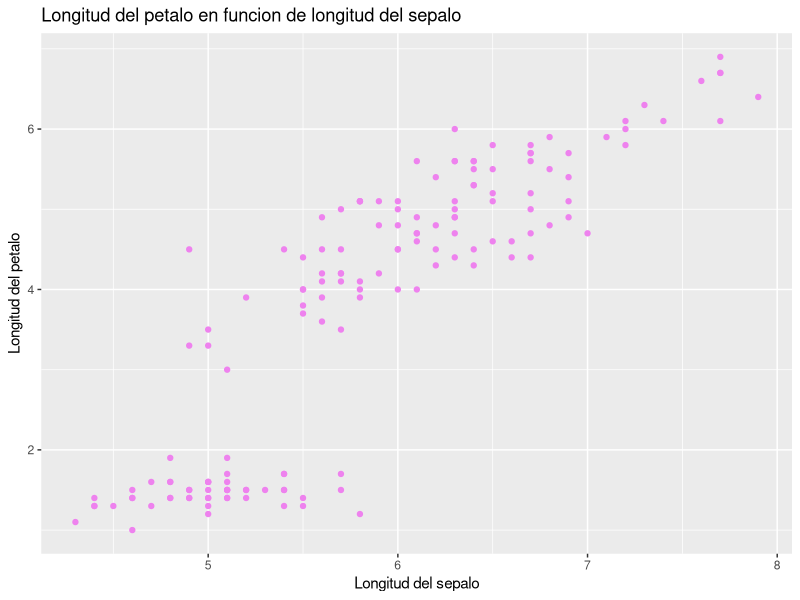
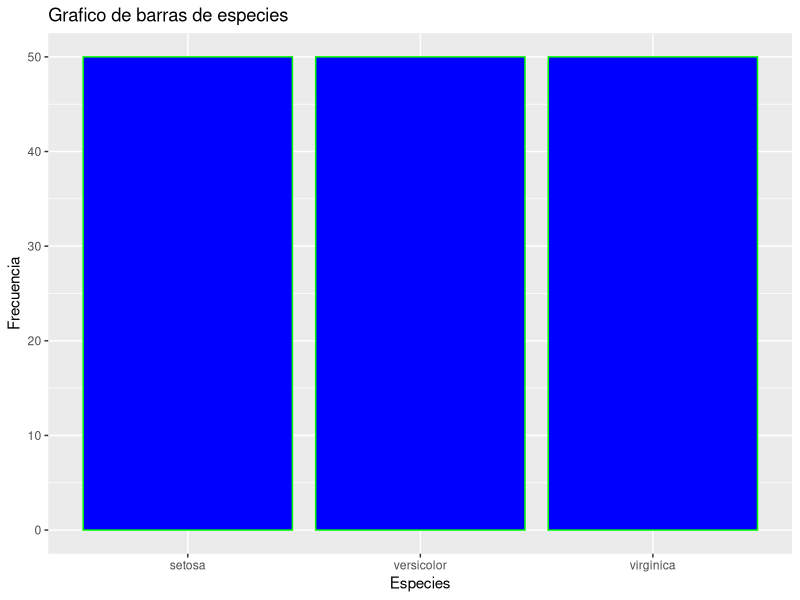

Here is the R script that generated these plots, in order:
## ---- chunk 1
edad<- c(15,2,8,3,9,22)
## ---- chunk 2
a_2 <- c(TRUE, FALSE, FALSE, FALSE)
## ---- chunk 3
length(edad)
str(6)
## ---- chunk 4
sum(edad)
## ---- chunk 5
mean(edad)
median(edad)
sd(edad)
## ---- chunk 6
summary(edad)
## ---- chunk 7
mes<-c("Ene","Feb","Mar","Abr","May","Jun","Jul","Ago","Sep","Oct","Nov","Dic")
sucursal_a<-c(21,22,25,28,25,25,222,24,27,226,227,22)
sucursal_b<-c(20,23,25,19,20,21,27,26,30,28,29,24)
## ---- chunk 8
banco<- data.frame(mes,sucursal_a,sucursal_b)
banco
## ---- chunk 9
dim(banco)
## ---- chunk 10
mean(banco$sucursal_a)
## ---- chunk 11
library(tidyverse)
library(ggplot2)
## ---- chunk 12
iris
datos <- data.frame(iris)
## ---- chunk 13
ggplot(datos,aes(Sepal.Length,Petal.Length)) + geom_point(col="violet")+ ggtitle("Longitud del petalo en funcion de longitud del sepalo")+ 
  xlab("Longitud del sepalo") + 
  ylab("Longitud del petalo")
## ---- chunk 14
ggplot(datos,aes(Species)) + geom_bar(col="green",fill="blue")+ ggtitle("Grafico de barras de especies")+ 
  xlab("Especies") + 
  ylab("Frecuencia")
